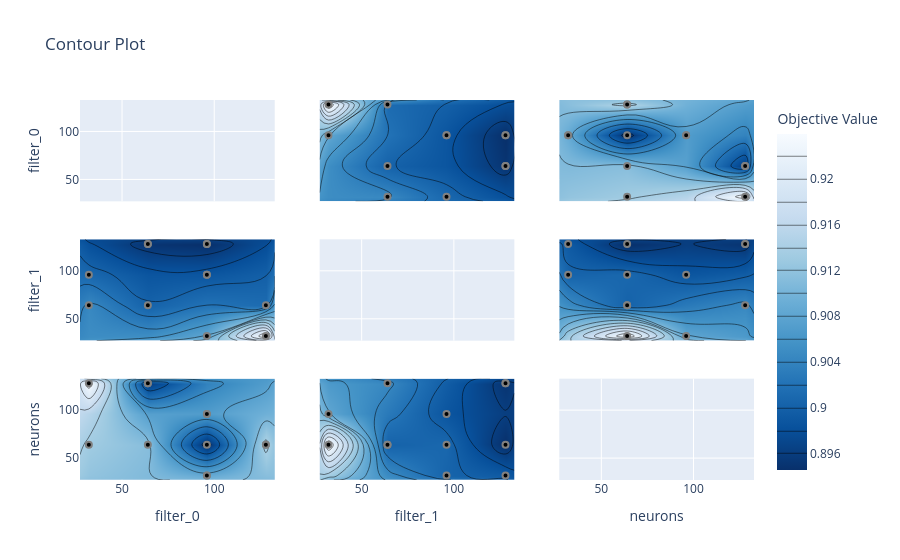

Here is the notebook cell this chart was saved with:
### Code cell
study = runner.load_study("num_filters_neurons_study")  # if not loaded already
display(plot_contour(study))

### Figure 1 — Plotly figure (JSON) as saved in the notebook; plotly's stock layout.template omitted (floating-point values rounded to 4 significant figures)
{"data": [{"type": "scatter", "xaxis": "x", "yaxis": "y"}, {"colorbar": {"title": {"text": "Objective Value"}}, "colorscale": [[0, "rgb(247,251,255)"], [0.125, "rgb(222,235,247)"], [0.25, "rgb(198,219,239)"], [0.375, "rgb(158,202,225)"], [0.5, "rgb(107,174,214)"], [0.625, "rgb(66,146,198)"], [0.75, "rgb(33,113,181)"], [0.875, "rgb(8,81,156)"], [1, "rgb(8,48,107)"]], "connectgaps": true, "contours": {"coloring": "heatmap"}, "hoverinfo": "none", "line": {"smoothing": 1.3}, "reversescale": true, "showscale": true, "type": "contour", "x": [27.2, 32, 64, 96, 128, 132.8], "xaxis": "x4", "y": [27.2, 32, 64, 96, 128, 132.8], "yaxis": "y4", "z": [[NaN, NaN, NaN, NaN, NaN, NaN], [NaN, NaN, NaN, 0.9082, 0.9239, NaN], [NaN, 0.9045, 0.9002, NaN, 0.9013, NaN], [NaN, 0.9008, NaN, 0.8987, NaN, NaN], [NaN, NaN, 0.8951, 0.8945, NaN, NaN], [NaN, NaN, NaN, NaN, NaN, NaN]]}, {"marker": {"color": "black", "line": {"color": "Gray", "width": 2}}, "mode": "markers", "name": "Feasible Trial", "showlegend": false, "type": "scatter", "x": [128, 32, 64, 64, 32, 96, 128, 96, 64, 96, 96, 96], "xaxis": "x4", "y": [32, 64, 128, 64, 96, 128, 64, 32, 128, 96, 128, 96], "yaxis": "y4"}, {"colorbar": {"title": {"text": "Objective Value"}}, "colorscale": [[0, "rgb(247,251,255)"], [0.125, "rgb(222,235,247)"], [0.25, "rgb(198,219,239)"], [0.375, "rgb(158,202,225)"], [0.5, "rgb(107,174,214)"], [0.625, "rgb(66,146,198)"], [0.75, "rgb(33,113,181)"], [0.875, "rgb(8,81,156)"], [1, "rgb(8,48,107)"]], "connectgaps": true, "contours": {"coloring": "heatmap"}, "hoverinfo": "none", "line": {"smoothing": 1.3}, "reversescale": true, "showscale": false, "type": "contour", "x": [27.2, 32, 64, 96, 128, 132.8], "xaxis": "x7", "y": [27.2, 32, 64, 96, 128, 132.8], "yaxis": "y7", "z": [[NaN, NaN, NaN, NaN, NaN, NaN], [NaN, NaN, NaN, 0.8994, NaN, NaN], [NaN, 0.9008, 0.9002, 0.8945, 0.9013, NaN], [NaN, NaN, NaN, 0.8987, NaN, NaN], [NaN, 0.9045, 0.8951, NaN, NaN, NaN], [NaN, NaN, NaN, NaN, NaN, NaN]]}, {"marker": {"color": "black", "line": {"color": "Gray", "width": 2}}, "mode": "markers", "name": "Feasible Trial", "showlegend": false, "type": "scatter", "x": [128, 32, 64, 64, 32, 96, 128, 96, 64, 96, 96, 96], "xaxis": "x7", "y": [64, 128, 128, 64, 64, 64, 64, 96, 128, 32, 32, 96], "yaxis": "y7"}, {"colorbar": {"title": {"text": "Objective Value"}}, "colorscale": [[0, "rgb(247,251,255)"], [0.125, "rgb(222,235,247)"], [0.25, "rgb(198,219,239)"], [0.375, "rgb(158,202,225)"], [0.5, "rgb(107,174,214)"], [0.625, "rgb(66,146,198)"], [0.75, "rgb(33,113,181)"], [0.875, "rgb(8,81,156)"], [1, "rgb(8,48,107)"]], "connectgaps": true, "contours": {"coloring": "heatmap"}, "hoverinfo": "none", "line": {"smoothing": 1.3}, "reversescale": true, "showscale": false, "type": "contour", "x": [27.2, 32, 64, 96, 128, 132.8], "xaxis": "x2", "y": [27.2, 32, 64, 96, 128, 132.8], "yaxis": "y2", "z": [[NaN, NaN, NaN, NaN, NaN, NaN], [NaN, NaN, 0.9045, 0.9008, NaN, NaN], [NaN, NaN, 0.9002, NaN, 0.8951, NaN], [NaN, 0.9082, NaN, 0.8987, 0.8945, NaN], [NaN, 0.9239, 0.9013, NaN, NaN, NaN], [NaN, NaN, NaN, NaN, NaN, NaN]]}, {"marker": {"color": "black", "line": {"color": "Gray", "width": 2}}, "mode": "markers", "name": "Feasible Trial", "showlegend": false, "type": "scatter", "x": [32, 64, 128, 64, 96, 128, 64, 32, 128, 96, 128, 96], "xaxis": "x2", "y": [128, 32, 64, 64, 32, 96, 128, 96, 64, 96, 96, 96], "yaxis": "y2"}, {"type": "scatter", "xaxis": "x5", "yaxis": "y5"}, {"colorbar": {"title": {"text": "Objective Value"}}, "colorscale": [[0, "rgb(247,251,255)"], [0.125, "rgb(222,235,247)"], [0.25, "rgb(198,219,239)"], [0.375, "rgb(158,202,225)"], [0.5, "rgb(107,174,214)"], [0.625, "rgb(66,146,198)"], [0.75, "rgb(33,113,181)"], [0.875, "rgb(8,81,156)"], [1, "rgb(8,48,107)"]], "connectgaps": true, "contours": {"coloring": "heatmap"}, "hoverinfo": "none", "line": {"smoothing": 1.3}, "reversescale": true, "showscale": false, "type": "contour", "x": [27.2, 32, 64, 96, 128, 132.8], "xaxis": "x8", "y": [27.2, 32, 64, 96, 128, 132.8], "yaxis": "y8", "z": [[NaN, NaN, NaN, NaN, NaN, NaN], [NaN, NaN, NaN, 0.9003, 0.8994, NaN], [NaN, 0.9239, 0.9002, 0.9008, 0.8945, NaN], [NaN, 0.9082, NaN, 0.8987, NaN, NaN], [NaN, NaN, 0.9045, NaN, 0.8951, NaN], [NaN, NaN, NaN, NaN, NaN, NaN]]}, {"marker": {"color": "black", "line": {"color": "Gray", "width": 2}}, "mode": "markers", "name": "Feasible Trial", "showlegend": false, "type": "scatter", "x": [32, 64, 128, 64, 96, 128, 64, 32, 128, 96, 128, 96], "xaxis": "x8", "y": [64, 128, 128, 64, 64, 64, 64, 96, 128, 32, 32, 96], "yaxis": "y8"}, {"colorbar": {"title": {"text": "Objective Value"}}, "colorscale": [[0, "rgb(247,251,255)"], [0.125, "rgb(222,235,247)"], [0.25, "rgb(198,219,239)"], [0.375, "rgb(158,202,225)"], [0.5, "rgb(107,174,214)"], [0.625, "rgb(66,146,198)"], [0.75, "rgb(33,113,181)"], [0.875, "rgb(8,81,156)"], [1, "rgb(8,48,107)"]], "connectgaps": true, "contours": {"coloring": "heatmap"}, "hoverinfo": "none", "line": {"smoothing": 1.3}, "reversescale": true, "showscale": false, "type": "contour", "x": [27.2, 32, 64, 96, 128, 132.8], "xaxis": "x3", "y": [27.2, 32, 64, 96, 128, 132.8], "yaxis": "y3", "z": [[NaN, NaN, NaN, NaN, NaN, NaN], [NaN, NaN, 0.9008, NaN, 0.9045, NaN], [NaN, NaN, 0.9002, NaN, 0.8951, NaN], [NaN, 0.8994, 0.8945, 0.8987, NaN, NaN], [NaN, NaN, 0.9013, NaN, NaN, NaN], [NaN, NaN, NaN, NaN, NaN, NaN]]}, {"marker": {"color": "black", "line": {"color": "Gray", "width": 2}}, "mode": "markers", "name": "Feasible Trial", "showlegend": false, "type": "scatter", "x": [64, 128, 128, 64, 64, 64, 64, 96, 128, 32, 32, 96], "xaxis": "x3", "y": [128, 32, 64, 64, 32, 96, 128, 96, 64, 96, 96, 96], "yaxis": "y3"}, {"colorbar": {"title": {"text": "Objective Value"}}, "colorscale": [[0, "rgb(247,251,255)"], [0.125, "rgb(222,235,247)"], [0.25, "rgb(198,219,239)"], [0.375, "rgb(158,202,225)"], [0.5, "rgb(107,174,214)"], [0.625, "rgb(66,146,198)"], [0.75, "rgb(33,113,181)"], [0.875, "rgb(8,81,156)"], [1, "rgb(8,48,107)"]], "connectgaps": true, "contours": {"coloring": "heatmap"}, "hoverinfo": "none", "line": {"smoothing": 1.3}, "reversescale": true, "showscale": false, "type": "contour", "x": [27.2, 32, 64, 96, 128, 132.8], "xaxis": "x6", "y": [27.2, 32, 64, 96, 128, 132.8], "yaxis": "y6", "z": [[NaN, NaN, NaN, NaN, NaN, NaN], [NaN, NaN, 0.9239, 0.9082, NaN, NaN], [NaN, NaN, 0.9002, NaN, 0.9045, NaN], [NaN, 0.9003, 0.9008, 0.8987, NaN, NaN], [NaN, 0.8994, 0.8945, NaN, 0.8951, NaN], [NaN, NaN, NaN, NaN, NaN, NaN]]}, {"marker": {"color": "black", "line": {"color": "Gray", "width": 2}}, "mode": "markers", "name": "Feasible Trial", "showlegend": false, "type": "scatter", "x": [64, 128, 128, 64, 64, 64, 64, 96, 128, 32, 32, 96], "xaxis": "x6", "y": [32, 64, 128, 64, 96, 128, 64, 32, 128, 96, 128, 96], "yaxis": "y6"}, {"type": "scatter", "xaxis": "x9", "yaxis": "y9"}], "layout": {"title": {"text": "Contour Plot"}, "xaxis": {"anchor": "y", "domain": [0, 0.2889], "matches": "x7", "range": [27.2, 132.8], "showticklabels": false}, "xaxis2": {"anchor": "y2", "domain": [0.3556, 0.6444], "matches": "x8", "range": [27.2, 132.8], "showticklabels": false}, "xaxis3": {"anchor": "y3", "domain": [0.7111, 1], "matches": "x9", "range": [27.2, 132.8], "showticklabels": false}, "xaxis4": {"anchor": "y4", "domain": [0, 0.2889], "matches": "x7", "range": [27.2, 132.8], "showticklabels": false}, "xaxis5": {"anchor": "y5", "domain": [0.3556, 0.6444], "matches": "x8", "range": [27.2, 132.8], "showticklabels": false}, "xaxis6": {"anchor": "y6", "domain": [0.7111, 1], "matches": "x9", "range": [27.2, 132.8], "showticklabels": false}, "xaxis7": {"anchor": "y7", "domain": [0, 0.2889], "range": [27.2, 132.8], "title": {"text": "filter_0"}}, "xaxis8": {"anchor": "y8", "domain": [0.3556, 0.6444], "range": [27.2, 132.8], "title": {"text": "filter_1"}}, "xaxis9": {"anchor": "y9", "domain": [0.7111, 1], "range": [27.2, 132.8], "title": {"text": "neurons"}}, "yaxis": {"anchor": "x", "domain": [0.7333, 1], "range": [27.2, 132.8], "title": {"text": "filter_0"}}, "yaxis2": {"anchor": "x2", "domain": [0.7333, 1], "matches": "y", "range": [27.2, 132.8], "showticklabels": false}, "yaxis3": {"anchor": "x3", "domain": [0.7333, 1], "matches": "y", "range": [27.2, 132.8], "showticklabels": false}, "yaxis4": {"anchor": "x4", "domain": [0.3667, 0.6333], "range": [27.2, 132.8], "title": {"text": "filter_1"}}, "yaxis5": {"anchor": "x5", "domain": [0.3667, 0.6333], "matches": "y4", "range": [27.2, 132.8], "showticklabels": false}, "yaxis6": {"anchor": "x6", "domain": [0.3667, 0.6333], "matches": "y4", "range": [27.2, 132.8], "showticklabels": false}, "yaxis7": {"anchor": "x7", "domain": [0, 0.2667], "range": [27.2, 132.8], "title": {"text": "neurons"}}, "yaxis8": {"anchor": "x8", "domain": [0, 0.2667], "matches": "y7", "range": [27.2, 132.8], "showticklabels": false}, "yaxis9": {"anchor": "x9", "domain": [0, 0.2667], "matches": "y7", "range": [27.2, 132.8], "showticklabels": false}}}
